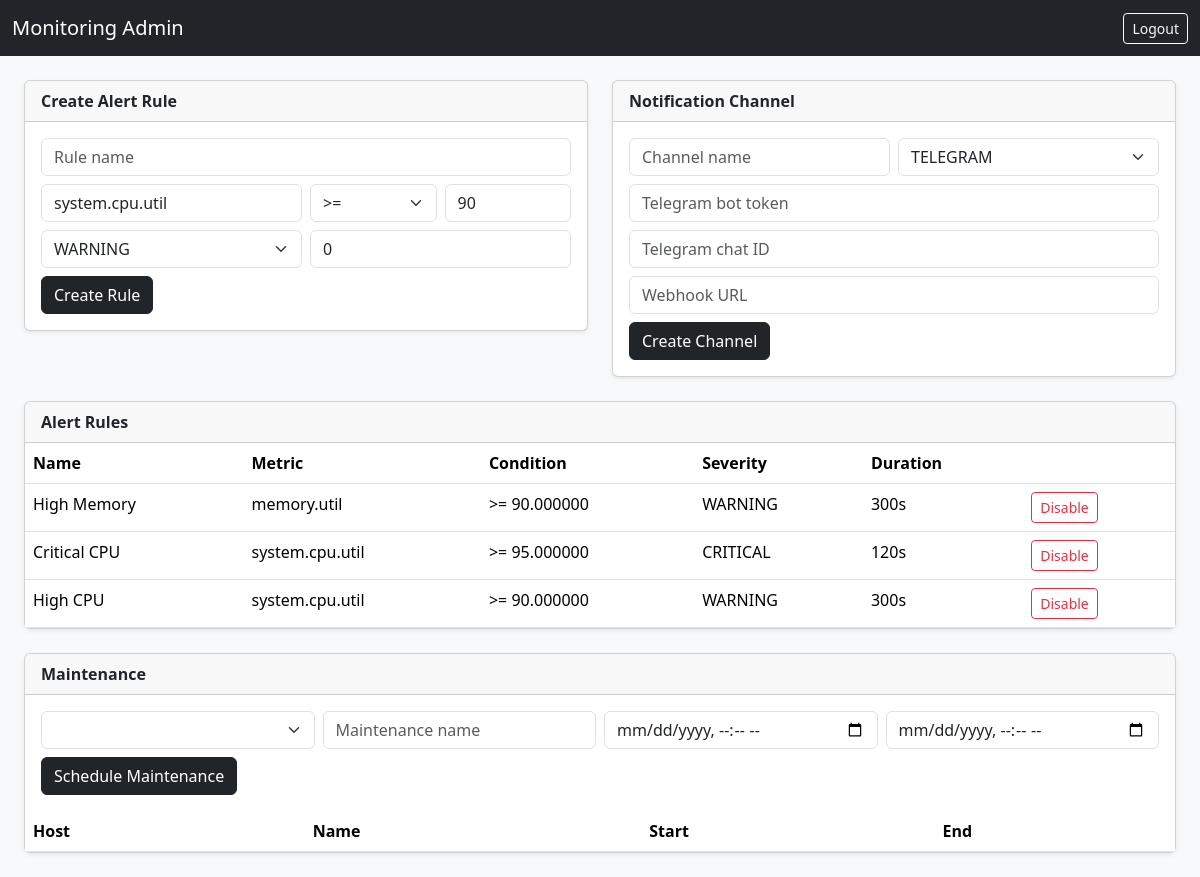
/frontend/admin.php (signed in), run on the app's committed database.
### tables this page shows
CREATE TABLE IF NOT EXISTS alert_rules (id BIGINT UNSIGNED AUTO_INCREMENT PRIMARY KEY, name VARCHAR(255) NOT NULL, metric_key VARCHAR(255) NOT NULL, operator ENUM('>','>=','<','<=','=','!=') NOT NULL, threshold DECIMAL(20,6) NULL, severity ENUM('INFO','WARNING','HIGH','CRITICAL') NOT NULL DEFAULT 'WARNING', duration_sec INT NOT NULL DEFAULT 0, enabled TINYINT(1) NOT NULL DEFAULT 1, created_at DATETIME NOT NULL DEFAULT CURRENT_TIMESTAMP);

### frontend/auth.php (called while the page is built, shortened)
<?php
function e($v): string { return htmlspecialchars((string)$v,ENT_QUOTES,'UTF-8'); }

### frontend/admin.php (the view, shortened to what this page needs)
<?php
require __DIR__.'/auth.php'; require_role(['ADMIN']); $pdo=db(); $msg='';
$rules=$pdo->query('SELECT * FROM alert_rules ORDER BY id DESC')->fetchAll();$channels=$pdo->query('SELECT * FROM notification_channels ORDER BY id DESC')->fetchAll();$hosts=$pdo->query('SELECT id,name,hostname FROM hosts ORDER BY name')->fetchAll();$maint=$pdo->query('SELECT m.*,h.name host_name FROM maintenance_windows m LEFT JOIN hosts h ON h.id=m.host_id WHERE m.enabled=1 ORDER BY m.starts_at')->fetchAll();
?><!doctype html><html><head><meta charset="utf-8"><meta name="viewport" content="width=device-width,initial-scale=1"><title>Monitoring Admin</title><link href="https://cdn.jsdelivr.net/npm/bootstrap@5.3.3/dist/css/bootstrap.min.css" rel="stylesheet"></head><body class="bg-light"><nav class="navbar navbar-dark bg-dark"><div class="container-fluid"><a class="navbar-brand" href="index.php">Monitoring Admin</a><a class="btn btn-outline-light btn-sm" href="logout.php">Logout</a></div></nav><main class="container-fluid p-4"><?php if($msg):?><div class="alert alert-info"><?=e($msg)?></div><?php endif;?><div class="row g-4"><div class="col-lg-6"><div class="card shadow-sm"><div class="card-header fw-semibold">Create Alert Rule</div><div class="card-body"><form method="post" class="row g-2"><input type="hidden" name="csrf" value="<?=e(csrf())?>"><input type="hidden" name="action" value="rule"><div class="col-12"><input class="form-control" name="name" placeholder="Rule name" required></div><div class="col-md-6"><input class="form-control" name="metric_key" value="system.cpu.util" required></div><div class="col-md-3"><select class="form-select" name="operator"><option>>=</option><option>></option><option><=</option><option><</option><option>=</option><option>!=</option></select></div><div class="col-md-3"><input class="form-control" type="number" step="0.01" name="threshold" value="90" required></div><div class="col-md-6"><select class="form-select" name="severity"><option>WARNING</option><option>HIGH</option><option>CRITICAL</option><option>INFO</option></select></div><div class="col-md-6"><input class="form-control" type="number" name="duration_sec" value="0" placeholder="Duration seconds"></div><div class="col-12"><button class="btn btn-dark">Create Rule</button></div></form></div></div></div><div class="col-lg-6"><div class="card shadow-sm"><div class="card-header fw-semibold">Notification Channel</div><div class="card-body"><form method="post" class="row g-2"><input type="hidden" name="csrf" value="<?=e(csrf())?>"><input type="hidden" name="action" value="channel"><div class="col-md-6"><input class="form-control" name="name" placeholder="Channel name" required></div><div class="col-md-6"><select class="form-select" name="type"><option>TELEGRAM</option><option>EMAIL</option><option>WEBHOOK</option></select></div><div class="col-12"><input class="form-control" name="bot_token" placeholder="Telegram bot token"></div><div class="col-12"><input class="form-control" name="chat_id" placeholder="Telegram chat ID"></div><div class="col-12"><input class="form-control" name="url" placeholder="Webhook URL"></div><div class="col-12"><button class="btn btn-dark">Create Channel</button></div></form></div></div></div></div><div class="card shadow-sm mt-4"><div class="card-header fw-semibold">Alert Rules</div><div class="table-responsive"><table class="table mb-0"><tr><th>Name</th><th>Metric</th><th>Condition</th><th>Severity</th><th>Duration</th><th></th></tr><?php foreach($rules as $r):?><tr><td><?=e($r['name'])?></td><td><?=e($r['metric_key'])?></td><td><?=e($r['operator'].' '.$r['threshold'])?></td><td><?=e($r['severity'])?></td><td><?=e($r['duration_sec'])?>s</td><td><?php if($r['enabled']):?><form method="post"><input type="hidden" name="csrf" value="<?=e(csrf())?>"><input type="hidden" name="action" value="disable_rule"><input type="hidden" name="id" value="<?=$r['id']?>"><button class="btn btn-sm btn-outline-danger">Disable</button></form><?php endif;?></td></tr><?php endforeach;?></table></div></div><div class="card shadow-sm mt-4"><div class="card-header fw-semibold">Maintenance</div><div class="card-body"><form method="post" class="row g-2"><input type="hidden" name="csrf" value="<?=e(csrf())?>"><input type="hidden" name="action" value="maintenance"><div class="col-md-3"><select class="form-select" name="host_id" required><?php foreach($hosts as $h):?><option value="<?=$h['id']?>"><?=e($h['name'])?></option><?php endforeach;?></select></div><div class="col-md-3"><input class="form-control" name="name" placeholder="Maintenance name" required></div><div class="col-md-3"><input class="form-control" type="datetime-local" name="starts_at" required></div><div class="col-md-3"><input class="form-control" type="datetime-local" name="ends_at" required></div><div class="col-12"><button class="btn btn-dark">Schedule Maintenance</button></div></form></div><div class="table-responsive"><table class="table mb-0"><tr><th>Host</th><th>Name</th><th>Start</th><th>End</th></tr><?php foreach($maint as $m):?><tr><td><?=e($m['host_name'])?></td><td><?=e($m['name'])?></td><td><?=e($m['starts_at'])?></td><td><?=e($m['ends_at'])?></td></tr><?php endforeach;?></table></div></div></main></body></html>

### data on the page
alert_rules: name "High Memory", metric_key "memory.util", operator+threshold ">= 90.000000", severity "WARNING", duration_sec "300"
alert_rules: name "Critical CPU", metric_key "system.cpu.util", operator+threshold ">= 95.000000", severity "CRITICAL", duration_sec "120"
alert_rules: name "High CPU", metric_key "system.cpu.util", operator+threshold ">= 90.000000", severity "WARNING", duration_sec "300"
